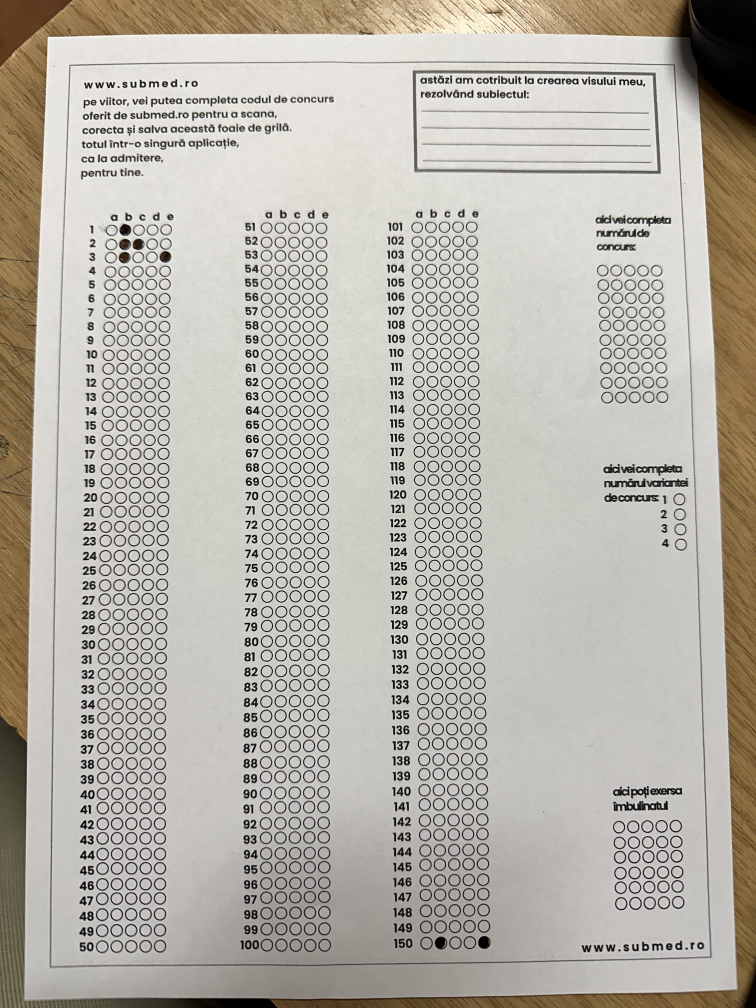
#> input picture omr/IMG_0709.jpg, 3024 x 4032 px (shown at 1/4 size)
$ python omr_submed.py IMG_0709.jpg
#> lines starting #> are read from the running program, lines starting #| are printed output that depends on the picture
"""
OMR (Optical Mark Recognition) for submed.ro Answer Sheet
==========================================================
Reads a phone photo (or scan) of the submed.ro answer sheet and produces
a 150x5 binary matrix where matrix[q][opt] == 1 means the bubble for
question q+1, option opt is filled.

    Columns: 0=a, 1=b, 2=c, 3=d, 4=e
    Rows:    0=Q1 ... 149=Q150

Key differences from the Cluj/flat-scan version
------------------------------------------------
- Phone photo: uneven lighting, darker at edges/bottom
- Uses a per-row adaptive threshold (60% of local background brightness)
  so it works regardless of lighting gradients across the photo
- Calibrated for the submed.ro 3-column 5-option layout at ~1500x2000 px

Calibration
-----------
Measured from IMG_0709.jpg (1500x2000 px phone photo):
  Q1 row y = 456 px,  row pitch = 29.0 px
  Col1 (Q1-Q50)   x: [223, 248, 275, 302, 329]
  Col2 (Q51-Q100) x: [529, 555, 583, 611, 637]
  Col3 (Q101-Q150)x: [855, 881, 909, 936, 963]

Requirements: opencv-python (cv2), numpy

Usage
-----
    python omr_submed.py <input.jpg|input.png|input.pdf> [options]

    Options:
      --output  / -o  PATH   Save results to CSV  (default: print only)
      --annotate / -a PATH   Save colour-annotated image
      --quiet   / -q         Suppress stdout matrix
"""

import cv2
import numpy as np
import subprocess
import os
import csv
import argparse


# ---------------------------------------------------------------------------
# GRID CALIBRATION  (pixels in the reference 1500x2000 phone photo)
# ---------------------------------------------------------------------------

ROW_Y_Q1     = 456       # y-centre of Q1 row (full image)
ROW_PITCH    = 29.0      # vertical distance between consecutive rows (px)
ROWS_PER_COL = 50        # questions per column section

# X-centres for options a-e in each of the three question columns
COL_BUBBLE_X = {
    1: [223, 248, 275, 302, 329],        # Q1   - Q50
    2: [529, 555, 583, 611, 637],        # Q51  - Q100
    3: [855, 881, 909, 936, 963],        # Q101 - Q150
}

# Sampling square half-size (px) inside each bubble
BUBBLE_RADIUS = 10

# X positions of white-paper background used for per-row adaptive thresholding
# (gaps between / outside the three columns)
BG_SAMPLE_XS = [180, 420, 720, 1010]

# Filled bubble = mean < BG_FACTOR * local_background_mean
BG_FACTOR = 0.60

# Reference image size (used to scale coordinates if input differs)
REF_WIDTH  = 1500
REF_HEIGHT = 2000


# ---------------------------------------------------------------------------
# IMAGE I/O
# ---------------------------------------------------------------------------

# [18 lines left out: function pdf_to_image, not called in this run]


def load_image(path: str) -> np.ndarray:
    """Load a PDF, PNG, or JPG as a colour (BGR) numpy array."""
#> called with path = 'IMG_0709.jpg'
    ext = os.path.splitext(path)[1].lower()
    if ext == ".pdf":
        return pdf_to_image(path)
    img = cv2.imread(path)
#> img is the input picture: shape (4032, 3024, 3); mean B, G, R 169.7, 178.3, 182.7
    if img is None:
        raise FileNotFoundError(f"Cannot read image: {path}")
    return img


def preprocess(img: np.ndarray) -> tuple:
    """
    Resize to reference dimensions if needed, then convert to grayscale.
    Returns (gray, scale_x, scale_y).
    """
    h, w = img.shape[:2]
#> h = 4032; w = 3024
    scale_x = w / REF_WIDTH
#> scale_x = 2.02
    scale_y = h / REF_HEIGHT
#> scale_y = 2.02
    gray = cv2.cvtColor(img, cv2.COLOR_BGR2GRAY) if img.ndim == 3 else img.copy()
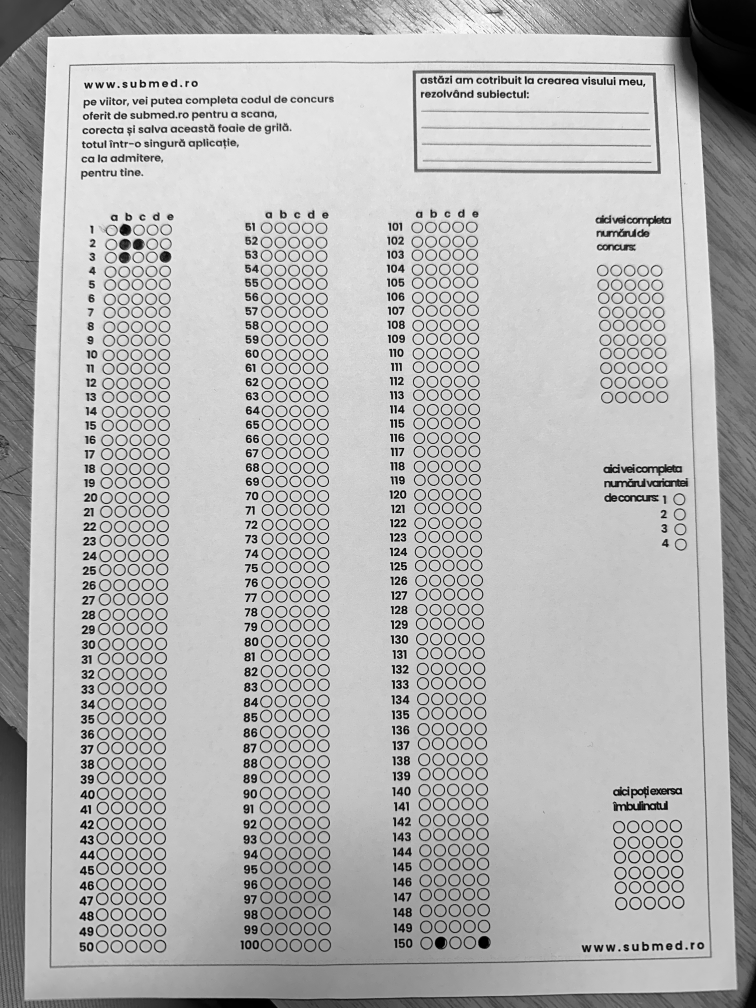
#> gray: shape (4032, 3024) (shown at 1/4 size); min 0, max 255, mean 178.7
    gray = cv2.GaussianBlur(gray, (3, 3), 0)
    return gray, scale_x, scale_y


# ---------------------------------------------------------------------------
# ADAPTIVE THRESHOLD
# ---------------------------------------------------------------------------

def local_threshold(gray: np.ndarray, y: int, radius: int,
                    bg_xs: list, factor: float) -> float:
    """
    Estimate the local background brightness at row y and return
    the intensity threshold for a filled bubble (factor * background).
    """
    samples = []
    h, w = gray.shape
    for bx in bg_xs:
        y1, y2 = max(0, y - radius), min(h, y + radius)
        x1, x2 = max(0, bx - radius), min(w, bx + radius)
        roi = gray[y1:y2, x1:x2]
        if roi.size > 0:
            samples.append(float(np.mean(roi)))
    return np.mean(samples) * factor if samples else 120.0


# ---------------------------------------------------------------------------
# BUBBLE SAMPLING
# ---------------------------------------------------------------------------

def sample_bubble(gray: np.ndarray, x: int, y: int, radius: int) -> float:
    """Return the mean pixel intensity in the square centred on (x, y)."""
    h, w = gray.shape
    y1, y2 = max(0, y - radius), min(h, y + radius)
    x1, x2 = max(0, x - radius), min(w, x + radius)
    roi = gray[y1:y2, x1:x2]
    return float(np.mean(roi)) if roi.size > 0 else 255.0


# ---------------------------------------------------------------------------
# CORE OMR
# ---------------------------------------------------------------------------

def run_omr(image_path: str) -> np.ndarray:
    """
    Process an answer-sheet image and return a (150, 5) binary matrix.

    Returns
    -------
    np.ndarray, shape (150, 5), dtype int
        matrix[q][opt] == 1  ->  bubble filled for question q+1, option opt
        (opt: 0=a, 1=b, 2=c, 3=d, 4=e)
    """
    img            = load_image(image_path)
    gray, sx, sy   = preprocess(img)
#> sx = 2.02; sy = 2.02

    # Scale all reference coordinates to actual image size
    def sx_(x): return int(round(x * sx))
    def sy_(y): return int(round(y * sy))

    radius  = max(1, int(round(BUBBLE_RADIUS * min(sx, sy))))
#> radius = 20
    pitch   = ROW_PITCH * sy
#> pitch = 58.46

    row_ys  = [int(round(ROW_Y_Q1 * sy + i * pitch)) for i in range(ROWS_PER_COL)]
#> row_ys = 50 values from 919 to 3784
    bg_xs_s = [sx_(bx) for bx in BG_SAMPLE_XS]
#> bg_xs_s = [363, 847, 1452, 2036]
    col_xs_s = {col: [sx_(x) for x in xs] for col, xs in COL_BUBBLE_X.items()}
#> col_xs_s = {1: [450, 500, 554, 609, 663], 2: [1066, 1119, 1175, 1232, 1284], 3: [1724, 1776, 1833, 1887, 1941]}

    matrix = np.zeros((150, 5), dtype=int)

    for col_num, xs in col_xs_s.items():
        q_base = (col_num - 1) * ROWS_PER_COL

        for row_idx, y in enumerate(row_ys):
            q_idx  = q_base + row_idx
            thresh = local_threshold(gray, y, radius, bg_xs_s, BG_FACTOR)

            for opt_idx, x in enumerate(xs):
                intensity = sample_bubble(gray, x, y, radius)
                matrix[q_idx, opt_idx] = 1 if intensity < thresh else 0
#> this loop made 3 passes
#> (xs, q_base) on pass 1: ([450, 500, 554, 609, 663], 0)
#> pass 1, in sample_bubble, `roi = gray[y1:y2, x1:x2]`:
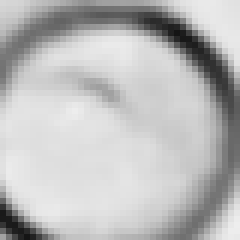
#> roi: shape (40, 40) (shown 6 times larger); min 21, max 238, mean 187.4
#> pass 1, in sample_bubble (call 2), `roi = gray[y1:y2, x1:x2]`:
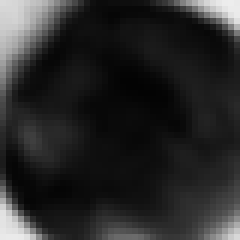
#> roi: shape (40, 40) (shown 6 times larger); min 3, max 237, mean 40.7
#> pass 1, in sample_bubble (call 3), `roi = gray[y1:y2, x1:x2]`:
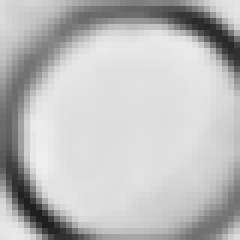
#> roi: shape (40, 40) (shown 6 times larger); min 30, max 239, mean 189.1
#> pass 1, in sample_bubble (call 4), `roi = gray[y1:y2, x1:x2]`:
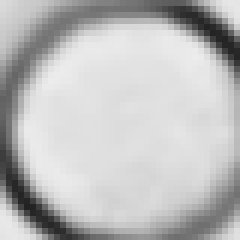
#> roi: shape (40, 40) (shown 6 times larger); min 34, max 236, mean 189.2

    return matrix


# ---------------------------------------------------------------------------
# OUTPUT HELPERS
# ---------------------------------------------------------------------------

def print_matrix(matrix: np.ndarray) -> None:
    """Pretty-print the 150x5 matrix to stdout."""
    header = f"{'Q':>5}  {'a':>2} {'b':>2} {'c':>2} {'d':>2} {'e':>2}   Marked"
    print(header)
    print("-" * len(header))
    for q in range(matrix.shape[0]):
        row   = matrix[q]
        bits  = "  ".join(str(v) for v in row)
        marks = "".join("abcde"[i] if row[i] else "." for i in range(5))
        print(f"Q{q+1:>4}  {bits}   ({marks})")
#> this loop made 150 passes
#> (printed output is left out)


# [40 lines left out: functions save_csv, save_annotated_image, not called in this run]


# ---------------------------------------------------------------------------
# CLI
# ---------------------------------------------------------------------------

def main() -> np.ndarray:
    parser = argparse.ArgumentParser(
        description="OMR for submed.ro answer sheet - outputs a 150x5 binary matrix."
    )
    parser.add_argument("input",
                        help="Path to the answer-sheet JPG, PNG, or PDF")
    parser.add_argument("--output", "-o", default=None,
                        help="Save results to a CSV file")
    parser.add_argument("--annotate", "-a", default=None,
                        help="Save colour-annotated image to this path")
    parser.add_argument("--quiet", "-q", action="store_true",
                        help="Suppress matrix print to stdout")
    args = parser.parse_args()

    print(f"Processing: {args.input}")
    matrix = run_omr(args.input)

    if not args.quiet:
        print()
        print_matrix(matrix)

    if args.output:
        save_csv(matrix, args.output)

    if args.annotate:
        save_annotated_image(args.input, matrix, args.annotate)

    return matrix


if __name__ == "__main__":
    main()
